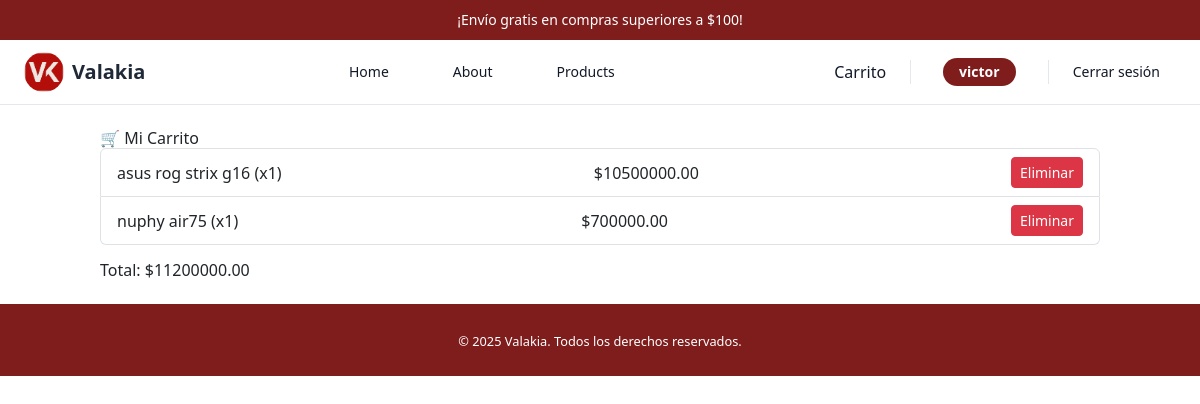
/cart/ (signed in), run on an earlier commit of the app's database.
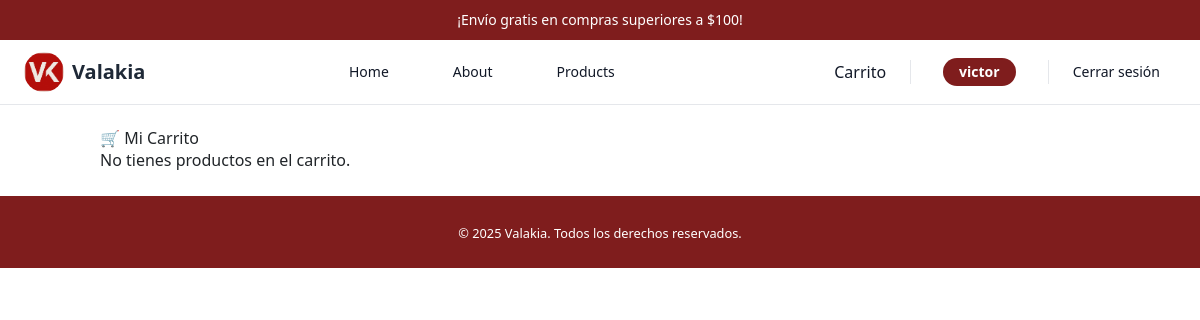
And on a later commit of the database.
### pages/models.py (models this page shows, shortened)
class CartItem(models.Model):
    cart = models.ForeignKey(Cart, on_delete=models.CASCADE)
    product = models.ForeignKey(Product, on_delete=models.CASCADE)
    quantity = models.PositiveIntegerField(default=1)
    def get_total(self):
        return self.product.price * self.quantity

class Product(models.Model):
    name = models.CharField(max_length=100)
    price = models.DecimalField(max_digits=10, decimal_places=2)
    image = models.ImageField(upload_to="products/", blank=True, null=True)
    descripcion = models.TextField(blank=True, verbose_name="Descripción")
    cantidad_vendidos = models.PositiveIntegerField(default=0, verbose_name="Cantidad vendidos")
    es_producto_dia = models.BooleanField(default=False, verbose_name="¿Producto del día?")

### pages/views.py (the view)
# urls.py: path("cart/", cart_view, name="cart"),
@login_required(login_url='/login/')
def cart_view(request):
    cart, created = Cart.objects.get_or_create(user=request.user)
    items = cart.cartitem_set.all()
    total = sum(item.get_total() for item in items)
    return render(request, 'pages/cart.html', {
        'cart_items': items,
        'total': total
    })

### pages/templates/pages/cart.html (shortened to what this page needs)
{% extends "pages/base.html" %}
{% block content %}
<h2>🛒 Mi Carrito</h2>
{% if cart_items %}
  <ul class="list-group">
    {% for item in cart_items %}
      <li class="list-group-item d-flex justify-content-between align-items-center">
        {{ item.product.name }} (x{{ item.quantity }})
        <span>${{ item.get_total }}</span>
        <a href="{% url 'remove_from_cart' item.product.id %}" class="btn btn-danger btn-sm">Eliminar</a>
      </li>
    {% endfor %}
  </ul>
  <h4 class="mt-3">Total: ${{ total }}</h4>
{% else %}
  <p>No tienes productos en el carrito.</p>
{% endif %}
{% endblock %}

What changed in the data, as far as the page shows it:
removed CartItem: product.name "asus rog strix g16", quantity "1", get_total "10500000.00"
removed CartItem: product.name "nuphy air75", quantity "1", get_total "700000.00"
Also different on the page:
{{ total }}: "11200000.00" → (not shown)
text no longer shown: "Total: $"
text now shown: "No tienes productos en el carrito."
